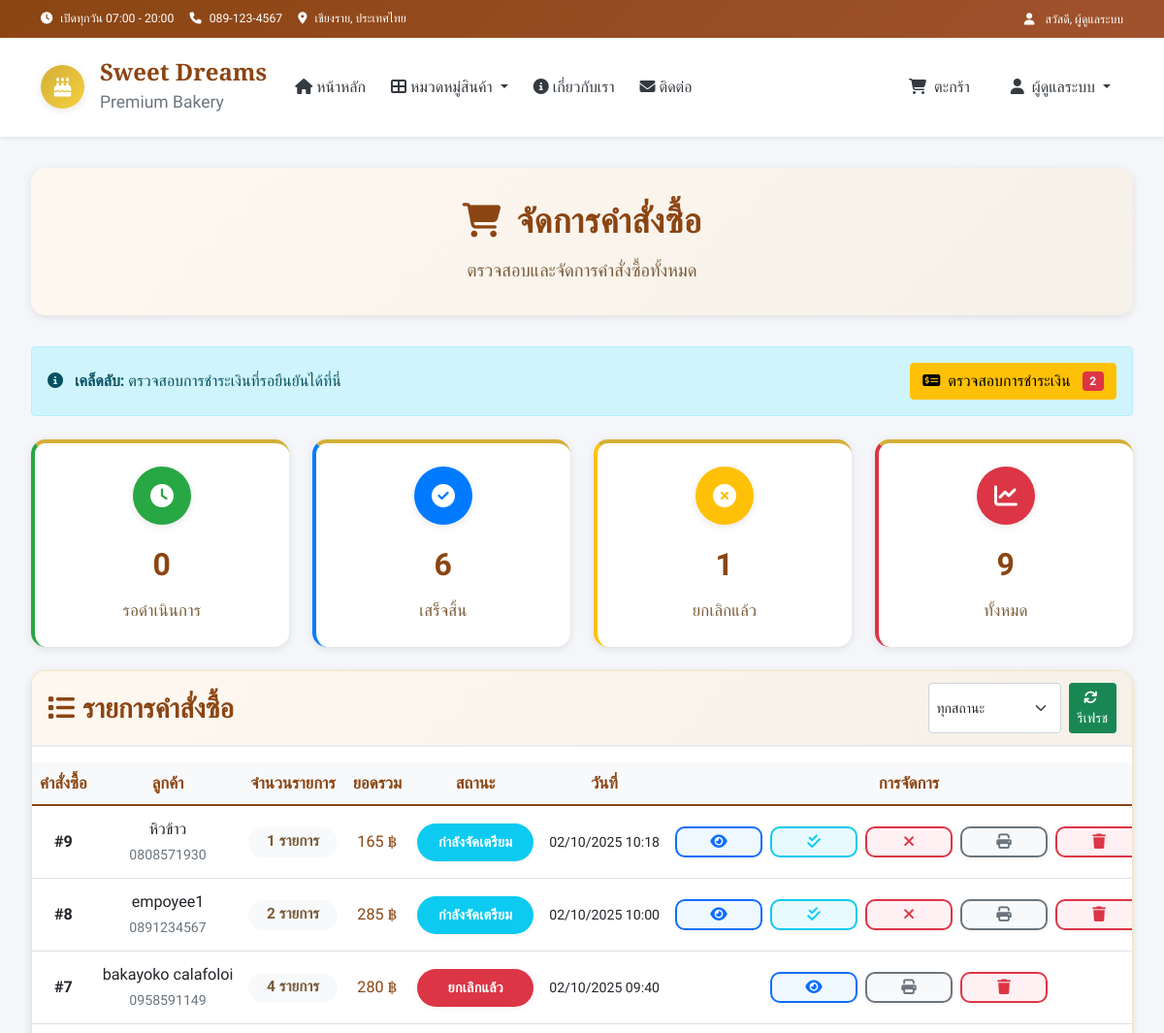
Page /admin/orders (signed in, upper part) on the earlier database version.
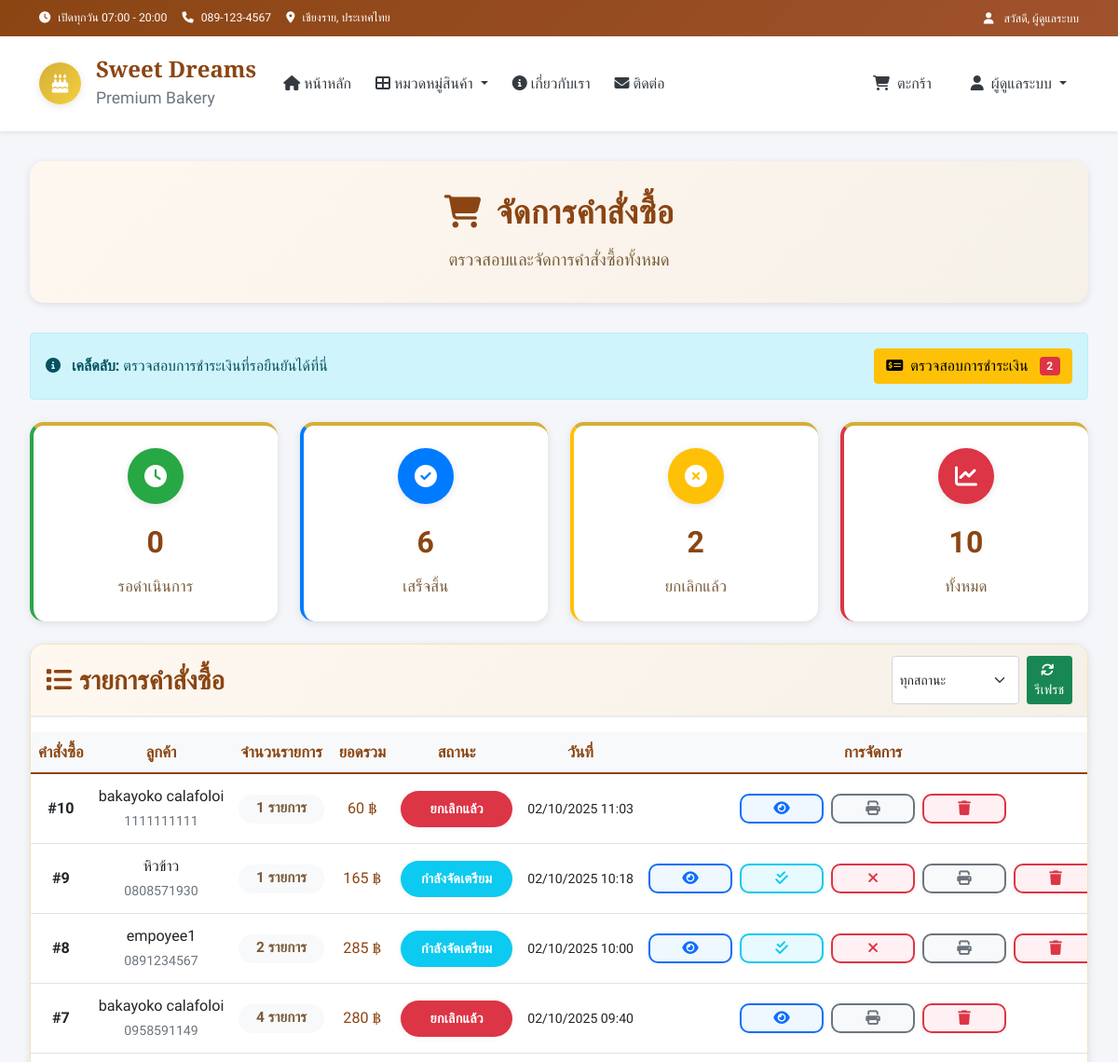
Same page on the later database version.
### tables this page shows
CREATE TABLE orders (
        id INTEGER PRIMARY KEY AUTOINCREMENT,
        user_id INTEGER,
        total_amount DECIMAL(10,2) NOT NULL,
        status TEXT DEFAULT 'pending',
        customer_name TEXT NOT NULL,
        customer_phone TEXT NOT NULL,
        customer_address TEXT,
        cancelled_at DATETIME,
        payment_method TEXT DEFAULT 'cod',
        notes TEXT,
        delivery_method TEXT DEFAULT 'delivery',
        created_at TIMESTAMP DEFAULT CURRENT_TIMESTAMP,
        FOREIGN KEY (user_id) REFERENCES users (id)
    );

### app.py (the view)
@app.route('/admin/orders')
def admin_orders():
    if session.get('role') != 'admin':
        flash('คุณไม่มีสิทธิ์เข้าถึงหน้านี้')
        return redirect(url_for('index'))
    conn = get_db_connection()
    orders_raw = conn.execute("SELECT * FROM orders ORDER BY created_at DESC").fetchall()
    orders = []
    for order_row in orders_raw:
        order = dict(order_row)  # แปลง Row เป็น dict
        if order.get('created_at'):
            try:
                order['created_at'] = datetime.strptime(order['created_at'], "%Y-%m-%d %H:%M:%S")
            except ValueError:
                order['created_at'] = None
        if order.get('address_id'):
            addr = conn.execute(
                "SELECT * FROM addresses WHERE id=?",
                (order['address_id'],)
            ).fetchone()
            if addr:
                order['address'] = f"{addr['address']}, {addr.get('city','')}, {addr.get('province','')}, {addr.get('postal_code','')}"
            else:
                order['address'] = '-'
        else:
            order['address'] = '-'
        items_raw = conn.execute(
            """
            SELECT oi.*, p.name AS product_name, p.price AS unit_price
            FROM order_items oi
            LEFT JOIN products p ON oi.product_id = p.id
            WHERE oi.order_id=?
            """,
            (order['id'],)
        ).fetchall()
        items = []
        for item in items_raw:
            items.append({
                'product_name': item['product_name'] or '-',
                'quantity': item['quantity'],
                'price': float(item['unit_price'] or 0),
                'total': float(item['quantity'] * (item['unit_price'] or 0))
            })
        order['items'] = items
        order['item_count'] = len(items)
        order['total_amount'] = sum(i['total'] for i in items)
        orders.append(order)
        verifying_count = conn.execute("""
        SELECT COUNT(*) FROM payments WHERE status = 'verifying'
        """).fetchone()[0]
    conn.close()
    return render_template('admin_orders.html',
                           orders=orders,
                           verifying_count=verifying_count)

### app.py (called while the page is built)
@app.template_filter('to_bangkok')
def to_bangkok_filter(value, fmt='%d/%m/%Y %H:%M'):
    if not value:
        return "N/A"
    if isinstance(value, str):
        try:
            value = datetime.fromisoformat(value)
        except ValueError:
            return value
    dt = value.replace(tzinfo=ZoneInfo("UTC")).astimezone(ZoneInfo("Asia/Bangkok"))
    return dt.strftime(fmt)

def get_db_connection():
    conn = sqlite3.connect(DB_NAME)
    conn.row_factory = sqlite3.Row
    return conn

def get_categories():
    conn = get_db_connection()
    categories = conn.execute(
        "SELECT * FROM categories ORDER BY display_order"
    ).fetchall()
    conn.close()
    return categories

def get_cart_total():
    cart = session.get('cart', {})
    total_items = sum(item['quantity'] for item in cart.values())
    total_price = sum(item['quantity'] * item['price'] for item in cart.values())
    return total_items, total_price

### templates/admin_orders.html (shortened to what the changed rows need)
{% extends "layout.html" %}
{% block extra_css %}
<link rel="stylesheet" href="{{ url_for('static', filename='css/admin.css') }}">
{% endblock %}
{% block content %}
<div class="container-fluid admin-container">
    <div class="admin-header">
        <h1 class="admin-title mb-3">
            <i class="fas fa-shopping-cart me-3"></i>จัดการคำสั่งซื้อ
        </h1>
    </div>
    <div class="admin-stats my-4">
        <div class="row gy-4">
            <div class="col-lg-3 col-md-6">
                <div class="stat-card stat-users">
                    <div class="stat-icon"><i class="fas fa-times-circle"></i></div>
                    <div class="stat-number">{{ orders|selectattr("status","equalto","cancelled")|list|length }}</div>
                    <div class="stat-label">ยกเลิกแล้ว</div>
                </div>
            </div>
            <div class="col-lg-3 col-md-6">
                <div class="stat-card stat-revenue">
                    <div class="stat-icon"><i class="fas fa-chart-line"></i></div>
                    <div class="stat-number">{{ orders|length }}</div>
                    <div class="stat-label">ทั้งหมด</div>
                </div>
            </div>
        </div>
    </div>
    <div class="products-section">
        <div class="table-responsive">
            {% if orders %}
            <table class="table table-hover products-table align-middle">
                <thead>
                    <tr>
                        <th width="80">คำสั่งซื้อ</th>
                        <th>ลูกค้า</th>
                        <th width="100">จำนวนรายการ</th>
                        <th width="120">ยอดรวม</th>
                        <th width="100">สถานะ</th>
                        <th width="150">วันที่</th>
                        <th width="180">การจัดการ</th>
                    </tr>
                </thead>
                <tbody>
                    {% for order in orders %}
                    <tr data-order-id="{{ order.id }}" data-status="{{ order.status }}">
                        <td><strong>#{{ order.id }}</strong></td>
                        <td>
                            <div class="fw-600">{{ order.customer_name }}</div>
                            <small class="text-muted">{{ order.customer_phone }}</small>
                        </td>
                        <td class="text-center">
                            <span class="badge bg-light text-dark">{{ order.item_count }} รายการ</span>
                        </td>
                        <td class="fw-600 text-primary">
                            {{ "{:,.0f}".format(order.total_amount) }} ฿
                        </td>
                        <td>
                            {% if order.status == 'pending' %}
                                <span class="status-badge bg-warning text-dark" data-bs-toggle="tooltip" title="รอดำเนินการ">รอดำเนินการ</span>
                            {% elif order.status == 'processing' %}
                                <span class="status-badge bg-info text-white" data-bs-toggle="tooltip" title="กำลังจัดเตรียม">กำลังจัดเตรียม</span>
                            {% elif order.status == 'completed' %}
                                <span class="status-badge bg-success text-white" data-bs-toggle="tooltip" title="เสร็จสิ้น">เสร็จสิ้น</span>
                            {% elif order.status == 'cancelled' %}
                                <span class="status-badge bg-danger text-white" data-bs-toggle="tooltip" title="ยกเลิกแล้ว">ยกเลิกแล้ว</span>
                            {% endif %}
                        </td>
                        <td>
                            <small>{{ order.created_at|to_bangkok }}</small>
                        </td>
                        <td>
                            <div class="action-buttons">
                                <button class="btn btn-outline-primary btn-action" onclick="viewOrder({{ order.id }})" data-bs-toggle="tooltip" title="ดูรายละเอียด"><i class="fas fa-eye"></i></button>
                                {% if order.status == 'pending' %}
                                <button class="btn btn-outline-success btn-action" onclick="updateOrderStatus({{ order.id }}, 'processing')" data-bs-toggle="tooltip" title="รับออเดอร์"><i class="fas fa-check"></i></button>
                                <button class="btn btn-outline-danger btn-action" onclick="updateOrderStatus({{ order.id }}, 'cancelled')" data-bs-toggle="tooltip" title="ยกเลิกออเดอร์"><i class="fas fa-times"></i></button>
                                {% elif order.status == 'processing' %}
                                <button class="btn btn-outline-info btn-action" onclick="updateOrderStatus({{ order.id }}, 'completed')" data-bs-toggle="tooltip" title="ทำเสร็จแล้ว"><i class="fas fa-check-double"></i></button>
                                <button class="btn btn-outline-danger btn-action" onclick="updateOrderStatus({{ order.id }}, 'cancelled')" data-bs-toggle="tooltip" title="ยกเลิกออเดอร์"><i class="fas fa-times"></i></button>
                                {% endif %}
                                <button class="btn btn-outline-secondary btn-action" onclick="printOrder({{ order.id }})" data-bs-toggle="tooltip" title="พิมพ์"><i class="fas fa-print"></i></button>
                                <button class="btn btn-outline-danger btn-action" onclick="confirmDeleteOrder({{ order.id }})" data-bs-toggle="tooltip" title="ลบคำสั่งซื้อ"><i class="fas fa-trash"></i></button>
                            </div>
                        </td>
                    </tr>
                    {% endfor %}
                </tbody>
            </table>
            {% else %}
            <div class="text-center py-5">
                <i class="fas fa-shopping-cart fa-3x text-muted mb-3"></i>
                <h5 class="text-muted">ยังไม่มีคำสั่งซื้อ</h5>
                <p class="text-muted">คำสั่งซื้อจะแสดงที่นี่เมื่อมีลูกค้าสั่งซื้อ</p>
            </div>
            {% endif %}
        </div>
    </div>
</div>
{% endblock %}

Differences in the rows shown:
added orders: id "10", customer_name "bakayoko calafoloi", customer_phone "1111111111", item_count "1", total_amount "60", status "ยกเลิกแล้ว", created_at|to_bangkok "02/10/2025 11:03"
Other differences:
{{ orders|selectattr("status","equalto","cancelled")|list|length }}: "1" → "2"
{{ orders|length }}: "9" → "10"
